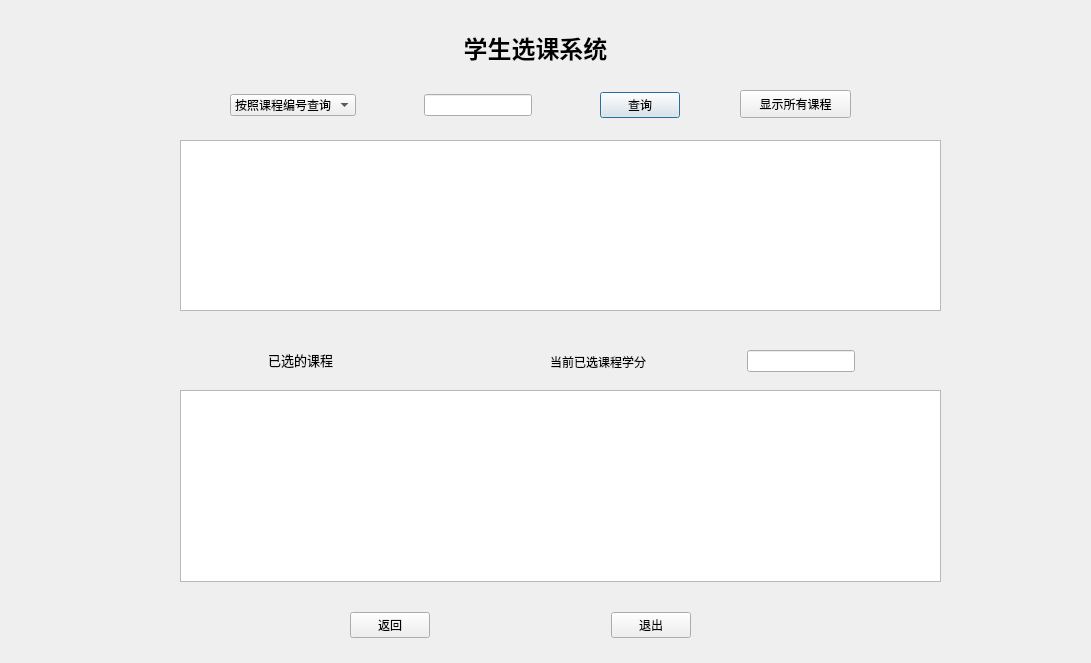
<?xml version="1.0" encoding="UTF-8"?>
<ui version="4.0">
 <class>student_course</class>
 <widget class="QDialog" name="student_course">
  <property name="geometry">
   <rect>
    <x>0</x>
    <y>0</y>
    <width>1091</width>
    <height>663</height>
   </rect>
  </property>
  <property name="windowTitle">
   <string>选课界面</string>
  </property>
  <property name="windowIcon">
   <iconset resource="a.qrc">
    <normaloff>:/new/prefix1/image/gaitubao_sa_png.png</normaloff>:/new/prefix1/image/gaitubao_sa_png.png</iconset>
  </property>
  <widget class="QLabel" name="label">
   <property name="geometry">
    <rect>
     <x>170</x>
     <y>30</y>
     <width>731</width>
     <height>31</height>
    </rect>
   </property>
   <property name="text">
    <string>&lt;html&gt;&lt;head/&gt;&lt;body&gt;&lt;p align=&quot;center&quot;&gt;&lt;span style=&quot; font-size:18pt; font-weight:600;&quot;&gt;学生选课系统&lt;/span&gt;&lt;/p&gt;&lt;/body&gt;&lt;/html&gt;</string>
   </property>
  </widget>
  <widget class="QWidget" name="widget" native="true">
   <property name="geometry">
    <rect>
     <x>230</x>
     <y>80</y>
     <width>450</width>
     <height>50</height>
    </rect>
   </property>
   <layout class="QHBoxLayout" name="horizontalLayout">
    <item>
     <widget class="QComboBox" name="cb_queryway">
      <item>
       <property name="text">
        <string>按照课程编号查询</string>
       </property>
      </item>
      <item>
       <property name="text">
        <string>按照课程名称查询</string>
       </property>
      </item>
      <item>
       <property name="text">
        <string>按照学分查询</string>
       </property>
      </item>
      <item>
       <property name="text">
        <string>按照课时查询</string>
       </property>
      </item>
      <item>
       <property name="text">
        <string>按照课程性质查询</string>
       </property>
      </item>
     </widget>
    </item>
    <item>
     <spacer name="horizontalSpacer">
      <property name="orientation">
       <enum>Qt::Horizontal</enum>
      </property>
      <property name="sizeHint" stdset="0">
       <size>
        <width>40</width>
        <height>20</height>
       </size>
      </property>
     </spacer>
    </item>
    <item>
     <widget class="QLineEdit" name="cin_name"/>
    </item>
    <item>
     <spacer name="horizontalSpacer_2">
      <property name="orientation">
       <enum>Qt::Horizontal</enum>
      </property>
      <property name="sizeHint" stdset="0">
       <size>
        <width>40</width>
        <height>20</height>
       </size>
      </property>
     </spacer>
    </item>
    <item>
     <widget class="QPushButton" name="confirm">
      <property name="text">
       <string>查询</string>
      </property>
     </widget>
    </item>
   </layout>
  </widget>
  <widget class="QTableView" name="tb_course">
   <property name="geometry">
    <rect>
     <x>180</x>
     <y>140</y>
     <width>761</width>
     <height>171</height>
    </rect>
   </property>
  </widget>
  <widget class="QPushButton" name="showAll">
   <property name="geometry">
    <rect>
     <x>740</x>
     <y>90</y>
     <width>111</width>
     <height>28</height>
    </rect>
   </property>
   <property name="text">
    <string>显示所有课程</string>
   </property>
  </widget>
  <widget class="QLabel" name="label_2">
   <property name="geometry">
    <rect>
     <x>230</x>
     <y>340</y>
     <width>141</width>
     <height>41</height>
    </rect>
   </property>
   <property name="text">
    <string>&lt;html&gt;&lt;head/&gt;&lt;body&gt;&lt;p align=&quot;center&quot;&gt;&lt;span style=&quot; font-size:10pt;&quot;&gt;已选的课程&lt;/span&gt;&lt;/p&gt;&lt;/body&gt;&lt;/html&gt;</string>
   </property>
  </widget>
  <widget class="QTableView" name="tb_select">
   <property name="geometry">
    <rect>
     <x>180</x>
     <y>390</y>
     <width>761</width>
     <height>192</height>
    </rect>
   </property>
  </widget>
  <widget class="QWidget" name="widget_2" native="true">
   <property name="geometry">
    <rect>
     <x>550</x>
     <y>340</y>
     <width>305</width>
     <height>43</height>
    </rect>
   </property>
   <layout class="QHBoxLayout" name="horizontalLayout_2">
    <item>
     <widget class="QLabel" name="label_3">
      <property name="text">
       <string>当前已选课程学分</string>
      </property>
     </widget>
    </item>
    <item>
     <spacer name="horizontalSpacer_3">
      <property name="orientation">
       <enum>Qt::Horizontal</enum>
      </property>
      <property name="sizeHint" stdset="0">
       <size>
        <width>40</width>
        <height>20</height>
       </size>
      </property>
     </spacer>
    </item>
    <item>
     <widget class="QLineEdit" name="sumPoint">
      <property name="text">
       <string/>
      </property>
     </widget>
    </item>
   </layout>
  </widget>
  <widget class="QWidget" name="widget_3" native="true">
   <property name="geometry">
    <rect>
     <x>350</x>
     <y>600</y>
     <width>341</width>
     <height>50</height>
    </rect>
   </property>
   <layout class="QHBoxLayout" name="horizontalLayout_3">
    <item>
     <widget class="QPushButton" name="btn_back">
      <property name="text">
       <string>返回</string>
      </property>
     </widget>
    </item>
    <item>
     <spacer name="horizontalSpacer_4">
      <property name="orientation">
       <enum>Qt::Horizontal</enum>
      </property>
      <property name="sizeHint" stdset="0">
       <size>
        <width>40</width>
        <height>20</height>
       </size>
      </property>
     </spacer>
    </item>
    <item>
     <widget class="QPushButton" name="btn_close">
      <property name="text">
       <string>退出</string>
      </property>
     </widget>
    </item>
   </layout>
  </widget>
 </widget>
 <resources>
  <include location="a.qrc"/>
 </resources>
 <connections/>
</ui>
